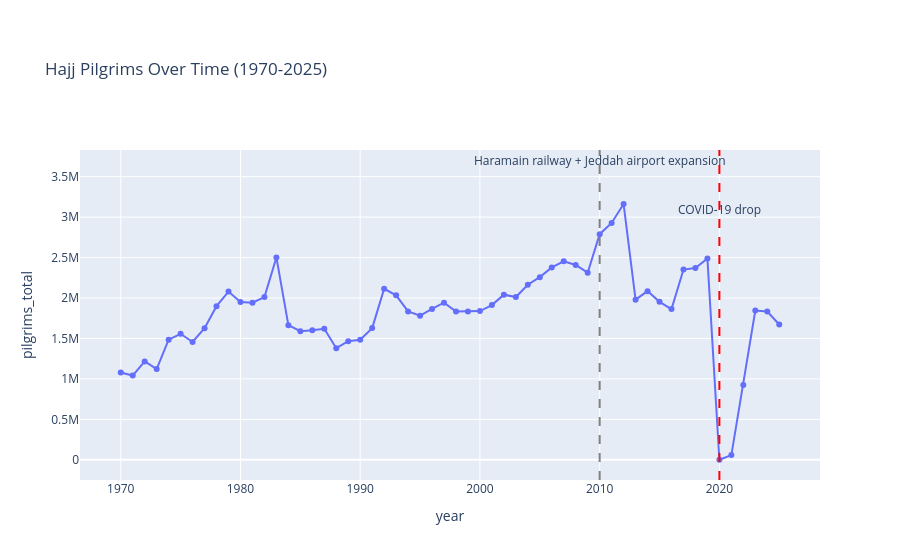

Notebook code cell kept with this figure:
### Code cell
fig.add_vline(x=2020, line_dash='dash', line_color='red')
fig.add_annotation(x=2020, y=3100000, text='COVID-19 drop', showarrow=False, textangle=0)
fig.add_vline(x=2010, line_dash='dash', line_color='gray')
fig.add_annotation(x=2010, y=3700000, text='Haramain railway + Jeddah airport expansion', showarrow=False, textangle=0)
fig.update_layout(margin=dict(t=150))
fig.show()
fig.write_html('../hajj_chart.html', include_plotlyjs='cdn')

### Figure 1 — Plotly figure (JSON) as saved in the notebook; plotly's stock layout.template omitted (floating-point values rounded to 4 significant figures)
{"data": [{"hovertemplate": "year=%{x}<br>pilgrims_total=%{y}<extra></extra>", "legendgroup": "", "line": {"color": "#636efa", "dash": "solid"}, "marker": {"symbol": "circle"}, "mode": "lines+markers", "name": "", "orientation": "v", "showlegend": false, "type": "scatter", "x": [1970, 1971, 1972, 1973, 1974, 1975, 1976, 1977, 1978, 1979, 1980, 1981, 1982, 1983, 1984, 1985, 1986, 1987, 1988, 1989, 1990, 1991, 1992, 1993, 1994, 1995, 1996, 1997, 1998, 1999, 2000, 2001, 2002, 2003, 2004, 2005, 2006, 2007, 2008, 2009, 2010, 2011, 2012, 2013, 2014, 2015, 2016, 2017, 2018, 2019, 2020, 2021, 2022, 2023, 2024, 2025], "xaxis": "x", "y": [1079760, 1042027, 1216951, 1122545, 1484975, 1557867, 1456432, 1627589, 1899420, 2079689, 1949634, 1943180, 2011555, 2501706, 1664478, 1589776, 1600475, 1619324, 1379556, 1466995, 1483294, 1628186, 2114217, 2033353, 1834780, 1781370, 1865234, 1942851, 1832114, 1831998, 1839154, 1913263, 2041129, 2012074, 2164469, 2258050, 2378636, 2454325, 2408849, 2313278, 2789399, 2927717, 3161573, 1980249, 2085238, 1952817, 1862909, 2352122, 2371675, 2489406, 1000, 58745, 926062, 1845045, 1833164, 1673230], "yaxis": "y"}], "layout": {"annotations": [{"showarrow": false, "text": "COVID-19 drop", "textangle": 0, "x": 2020, "y": 3100000}, {"showarrow": false, "text": "Haramain railway + Jeddah airport expansion", "textangle": 0, "x": 2010, "y": 3700000}], "legend": {"tracegroupgap": 0}, "margin": {"t": 150}, "shapes": [{"line": {"color": "red", "dash": "dash"}, "type": "line", "x0": 2020, "x1": 2020, "xref": "x", "y0": 0, "y1": 1, "yref": "y domain"}, {"line": {"color": "gray", "dash": "dash"}, "type": "line", "x0": 2010, "x1": 2010, "xref": "x", "y0": 0, "y1": 1, "yref": "y domain"}], "title": {"text": "Hajj Pilgrims Over Time (1970-2025)"}, "xaxis": {"anchor": "y", "domain": [0, 1], "title": {"text": "year"}}, "yaxis": {"anchor": "x", "domain": [0, 1], "title": {"text": "pilgrims_total"}}}}
